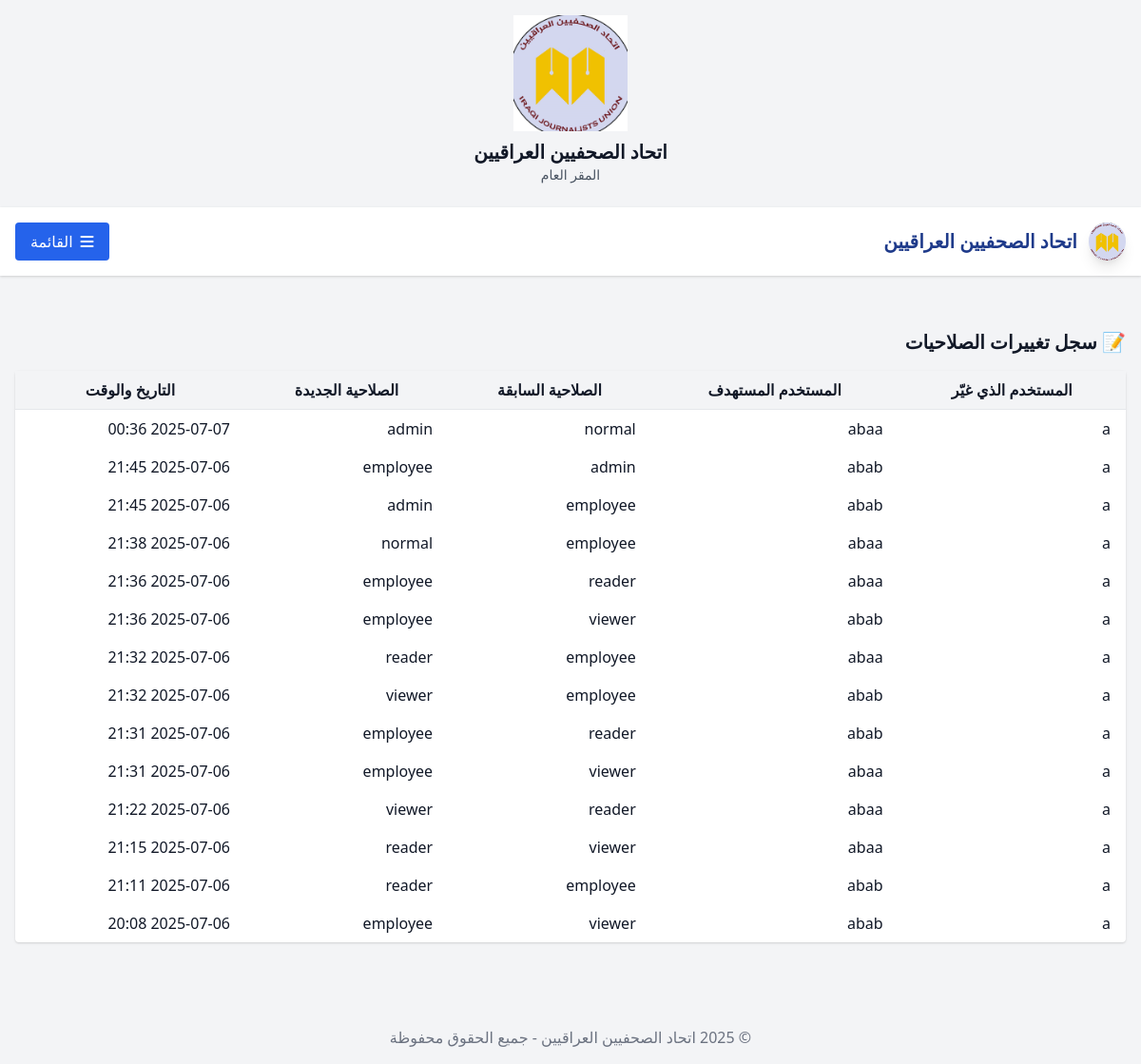
Before: /role-change-log/ (signed in) with the older database file.
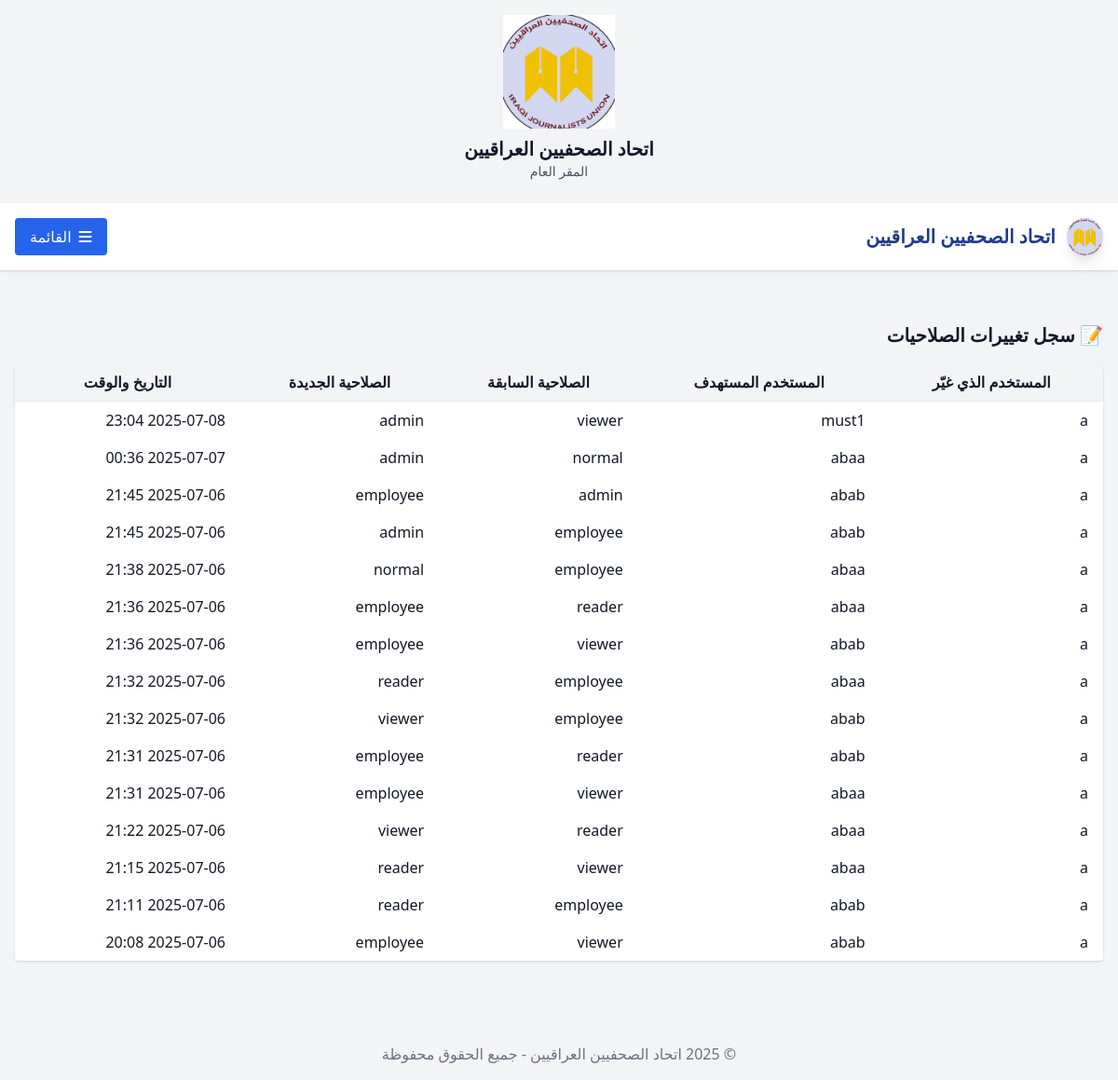
After: the same page with the newer database file.
### notes/models.py (models this page shows)
class RoleChangeLog(models.Model):
    changed_by = models.ForeignKey(User, on_delete=models.CASCADE, related_name='role_changes_made')
    changed_user = models.ForeignKey(User, on_delete=models.CASCADE, related_name='role_changes_received')
    old_role = models.CharField(max_length=20)
    new_role = models.CharField(max_length=20)
    timestamp = models.DateTimeField(auto_now_add=True)

### notes/views.py (the view)
# urls.py: path('role-change-log/', views.role_change_log, name='role_change_log'),
@user_passes_test(lambda u: u.is_superuser or u.userprofile.role in ['admin', 'supervisor'])
def role_change_log(request):
    from .models import RoleChangeLog
    logs = RoleChangeLog.objects.select_related('changed_by', 'changed_user').order_by('-timestamp')[:100]
    return render(request, 'notes/role_change_log.html', {'logs': logs})

### templates/notes/role_change_log.html (shortened to what this page needs)
{% extends "base.html" %}
{% block content %}
<h2 class="text-xl font-bold mb-4">📝 سجل تغييرات الصلاحيات</h2>
<table class="min-w-full divide-y divide-gray-200 bg-white rounded shadow">
    <thead class="bg-gray-100">
        <tr>
            <th class="px-4 py-2">المستخدم الذي غيّر</th>
            <th class="px-4 py-2">المستخدم المستهدف</th>
            <th class="px-4 py-2">الصلاحية السابقة</th>
            <th class="px-4 py-2">الصلاحية الجديدة</th>
            <th class="px-4 py-2">التاريخ والوقت</th>
        </tr>
    </thead>
    <tbody>
        {% for log in logs %}
        <tr>
            <td class="px-4 py-2">{{ log.changed_by.username }}</td>
            <td class="px-4 py-2">{{ log.changed_user.username }}</td>
            <td class="px-4 py-2">{{ log.old_role }}</td>
            <td class="px-4 py-2">{{ log.new_role }}</td>
            <td class="px-4 py-2">{{ log.timestamp|date:"Y-m-d H:i" }}</td>
        </tr>
        {% empty %}
        <tr><td colspan="5" class="text-center py-4">لا يوجد تغييرات مسجلة.</td></tr>
        {% endfor %}
    </tbody>
</table>
{% endblock %}

Changed rows visible on the page:
added RoleChangeLog: changed_by.username "a", changed_user.username "must1", old_role "viewer", new_role "admin", timestamp "2025-07-08 23:04"
